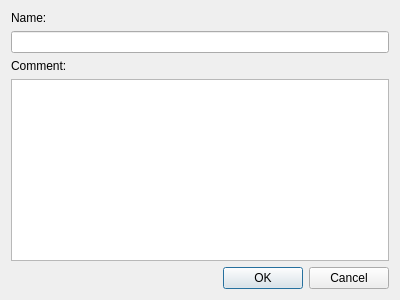
<?xml version="1.0" encoding="UTF-8"?>
<ui version="4.0">
 <class>editDatasetDialog</class>
 <widget class="QDialog" name="editDatasetDialog">
  <property name="geometry">
   <rect>
    <x>0</x>
    <y>0</y>
    <width>400</width>
    <height>300</height>
   </rect>
  </property>
  <property name="windowTitle">
   <string>Edit Dataset</string>
  </property>
  <property name="styleSheet">
   <string notr="true"/>
  </property>
  <layout class="QVBoxLayout" name="verticalLayout">
   <item>
    <widget class="QLabel" name="nameLabel">
     <property name="text">
      <string>Name:</string>
     </property>
    </widget>
   </item>
   <item>
    <widget class="QLineEdit" name="name"/>
   </item>
   <item>
    <widget class="QLabel" name="commentLabel">
     <property name="text">
      <string>Comment:</string>
     </property>
    </widget>
   </item>
   <item>
    <widget class="QTextEdit" name="comment"/>
   </item>
   <item>
    <widget class="QDialogButtonBox" name="buttonBox">
     <property name="orientation">
      <enum>Qt::Horizontal</enum>
     </property>
     <property name="standardButtons">
      <set>QDialogButtonBox::Cancel|QDialogButtonBox::Ok</set>
     </property>
    </widget>
   </item>
  </layout>
 </widget>
 <resources/>
 <connections>
  <connection>
   <sender>buttonBox</sender>
   <signal>accepted()</signal>
   <receiver>editDatasetDialog</receiver>
   <slot>accept()</slot>
   <hints>
    <hint type="sourcelabel">
     <x>248</x>
     <y>254</y>
    </hint>
    <hint type="destinationlabel">
     <x>157</x>
     <y>274</y>
    </hint>
   </hints>
  </connection>
  <connection>
   <sender>buttonBox</sender>
   <signal>rejected()</signal>
   <receiver>editDatasetDialog</receiver>
   <slot>reject()</slot>
   <hints>
    <hint type="sourcelabel">
     <x>316</x>
     <y>260</y>
    </hint>
    <hint type="destinationlabel">
     <x>286</x>
     <y>274</y>
    </hint>
   </hints>
  </connection>
 </connections>
</ui>
